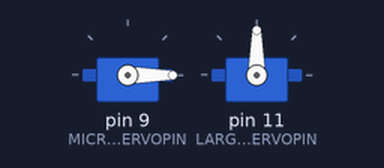
Bench run of a sketch on a simulated Arduino Uno, built with avr-gcc and run on an emulated ATmega328P. Parts: 2 × servo.

Above: at 0.05 s.
At 7.45 s:
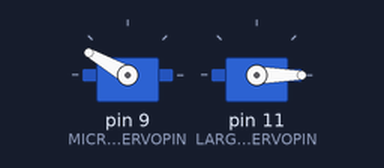
At 11.15 s:
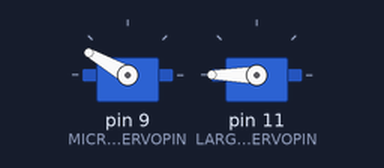
At 14.95 s:
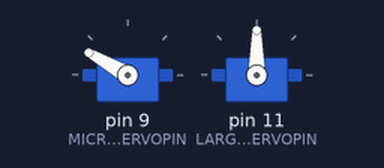
Timing chart, 0 to 19.5 s (numbered marks = the images above):
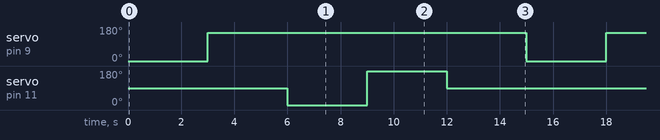

Measured:
- by itself, servo on pin 9 (MICRO_SERVOPIN): alternates 150° for 12.0 s and 0° for 3.0 s
- by itself, servo on pin 11 (LARGE_SERVOPIN): repeats every 15.0 s: 180° 3.0 s, 90° 9.0 s, 0° 3.0 s

The sketch:

GripperAuto9g.ino
```cpp
/***********************************************************************************
 *     -(] [)-          RobotGeek Gripper
 *   / /     \ \              Automatic Test
 *  | |       | |
 *   \ \_____/ /
 *    |  ___  |
 *    |_|___|_|
 *    | _____ |
 *     |     |
 *     |     |
 *     |_____|
 *
 *  The following sketch will move each servo in the RobotGeek Gripper. It will repeat the following cycle
 *
 *  1)Open gripper, wait 3 seconds
 *  2)Close Gripper, wait 3 seconds
 *  3)Lower Wrist Servo ~ 90 degrees, wait 3 seconds
 *  4)Raise Wrist Servo ~ 90 degrees, wait 3 seconds
 *  5)Level Wrist Servo, wait 3 seconds
 *
 *  First it will open and close the gripper
 *  Then it will raise and lower the wrist servo.
 *
 *
 *  Wiring
 *
 *  DIO 9 - Blue Micro Servo (FT-FS90MG)      Orange - 'S' Brown -'G'
 *  DIO 11 - Black RobotGeek 180 Degree Servo  White -'S' Black -'G'
 *
 *  Use an external power supply and set the jumper for pins 9/10/11 to 'VIN'
 *
 *  For more information and wiring diagrams see
 *  http://learn.trossenrobotics.com/30-robotgeek-getting-started-guides/dev-kits/55-robotgeek-gripper-kit-tips
 *
 ***********************************************************************************/
#include <Servo.h>   //include the servo library to control the RobotGeek Servos

#define MICRO_SERVOPIN 9  //pin that the micro servo will be attached to
#define LARGE_SERVOPIN 11  //pin that the large servo will be attached to

Servo microServo;   //create an servo object for the 9g FT-FS90MG micro servo
Servo largeServo;   //create an servo object for the RobotGeek 180 degree serco

//setup servo objects and set initial position
void setup()
{
  microServo.attach(MICRO_SERVOPIN);
  microServo.write(150);    // sets the servo position to 150 degress, positioning the servo for the gripper closed
  largeServo.attach(LARGE_SERVOPIN);
  largeServo.write(90);    // sets the servo position to 90 degress, centered
}

//repeat test process
void loop()
{
  microServo.write(0);    //set gripper to 0 degrees = fully open
  delay(3000);            //wait 3 seconds
  microServo.write(150);  //set gripper to 130 degrees = fully closed
  delay(3000);            //wait 3 seconds
  largeServo.write(0);    //set wrist servo to 0 degrees = wrist down
  delay(3000);            //wait 3 seconds
  largeServo.write(180);  //set wrist servo to 180 degrees = wrist up
  delay(3000);            //wait 3 seconds
  largeServo.write(90);   //set wrist servo to 90 degrees = wrist level
  delay(3000);            //wait 3 seconds

}
```
